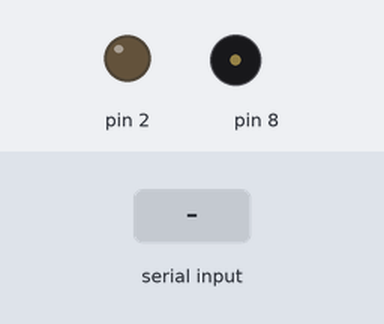
A sketch run on a simulated Arduino Uno, built with avr-gcc and run on an emulated ATmega328P. Parts: output pins drawn as LEDs (lit = HIGH), buzzer (waves = sounding). The inputs (shaded band) are chosen by the test bench. Pins used as bus, display or sensor lines are not drawn.

Above: at 1.2 s.
1.3 s: "90,45\n" received over Serial
At 1.5 s:
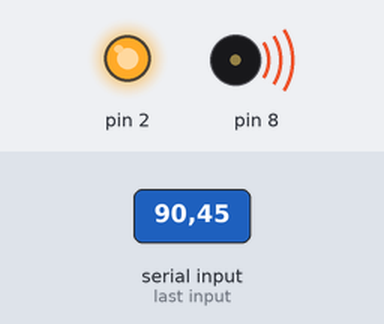
At 2.1 s:
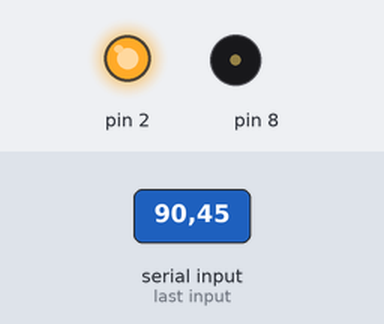
Timing chart, 0 to 4.3 s (numbered marks = the images above; inputs shaded):
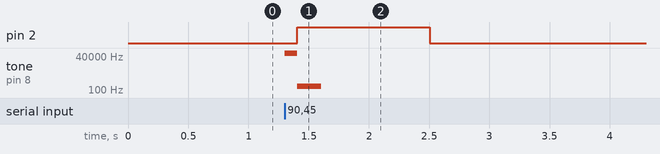

Measured:
- after the input at 1.3 s, pin 2: LOW → HIGH after 0.10 s, → LOW 1.1 s later; tone on pin 8: silent → 65535 Hz at once, → 192 Hz 0.10 s later, → silent 0.20 s later

The sketch:

toneMelody_inputan_dengan_lampu.ino
```cpp
#include "pitches.h"

// notes in the melody:
int melody[] = {
  NOTE_C7, NOTE_D7, NOTE_E7, NOTE_F7, NOTE_G7, NOTE_A7, NOTE_B7, NOTE_C8
};

// note durations: 4 = quarter note, 8 = eighth note, etc.:
int noteDurations[] = {
  1, 2, 3, 1, 3, 1, 3
};

void setup() {
  // iterate over the notes of the melody:
  Serial.begin(9600);
 pinMode(2, OUTPUT);
 pinMode(1, OUTPUT);
  }


void loop() {
  // no need to repeat the melody.
 int a= Serial.parseInt();
 if(a>0){
 tone(8,melody[a]-1,200);
 }
 if(a%2==0){
  digitalWrite(2,LOW);
  digitalWrite(1,HIGH);

  }
  else{
     digitalWrite(1,LOW);
    digitalWrite(2,HIGH);

    }
 delay(100);

}
```

pitches.h
```cpp
/*************************************************
 * Public Constants
 *************************************************/

#define NOTE_B0  31
#define NOTE_C1  33
#define NOTE_CS1 35
#define NOTE_D1  37
#define NOTE_DS1 39
#define NOTE_E1  41
#define NOTE_F1  44
#define NOTE_FS1 46
#define NOTE_G1  49
#define NOTE_GS1 52
#define NOTE_A1  55
#define NOTE_AS1 58
#define NOTE_B1  62
#define NOTE_C2  65
#define NOTE_CS2 69
#define NOTE_D2  73
#define NOTE_DS2 78
#define NOTE_E2  82
#define NOTE_F2  87
#define NOTE_FS2 93
#define NOTE_G2  98
#define NOTE_GS2 104
#define NOTE_A2  110
#define NOTE_AS2 117
#define NOTE_B2  123
#define NOTE_C3  131
#define NOTE_CS3 139
#define NOTE_D3  147
#define NOTE_DS3 156
#define NOTE_E3  165
#define NOTE_F3  175
#define NOTE_FS3 185
#define NOTE_G3  196
#define NOTE_GS3 208
#define NOTE_A3  220
#define NOTE_AS3 233
#define NOTE_B3  247
#define NOTE_C4  262
#define NOTE_CS4 277
#define NOTE_D4  294
#define NOTE_DS4 311
#define NOTE_E4  330
#define NOTE_F4  349
#define NOTE_FS4 370
#define NOTE_G4  392
#define NOTE_GS4 415
#define NOTE_A4  440
#define NOTE_AS4 466
#define NOTE_B4  494
#define NOTE_C5  523
#define NOTE_CS5 554
#define NOTE_D5  587
#define NOTE_DS5 622
#define NOTE_E5  659
#define NOTE_F5  698
#define NOTE_FS5 740
#define NOTE_G5  784
#define NOTE_GS5 831
#define NOTE_A5  880
#define NOTE_AS5 932
#define NOTE_B5  988
#define NOTE_C6  1047
#define NOTE_CS6 1109
#define NOTE_D6  1175
#define NOTE_DS6 1245
#define NOTE_E6  1319
#define NOTE_F6  1397
#define NOTE_FS6 1480
#define NOTE_G6  1568
#define NOTE_GS6 1661
#define NOTE_A6  1760
#define NOTE_AS6 1865
#define NOTE_B6  1976
#define NOTE_C7  2093
#define NOTE_CS7 2217
#define NOTE_D7  2349
#define NOTE_DS7 2489
#define NOTE_E7  2637
#define NOTE_F7  2794
#define NOTE_FS7 2960
#define NOTE_G7  3136
#define NOTE_GS7 3322
#define NOTE_A7  3520
#define NOTE_AS7 3729
#define NOTE_B7  3951
#define NOTE_C8  4186
#define NOTE_CS8 4435
#define NOTE_D8  4699
#define NOTE_DS8 4978
```
